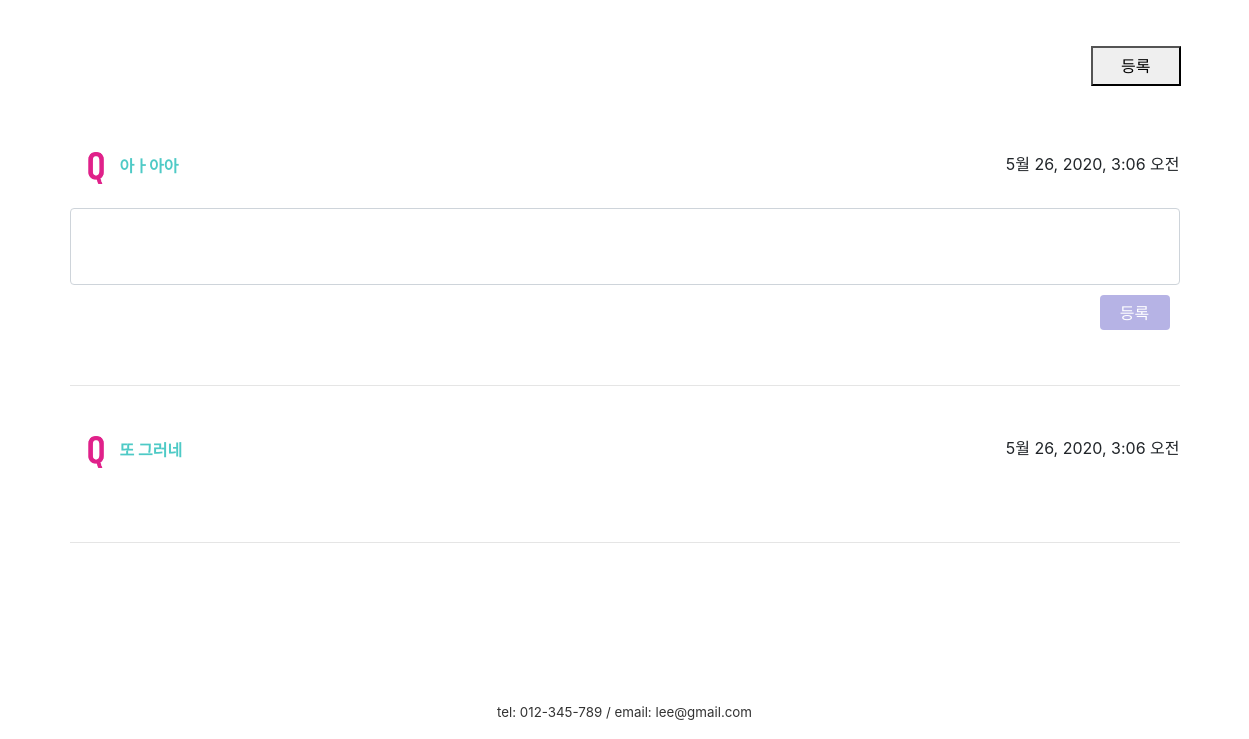
/product/36/create_answer/ (lower part), run on an earlier commit of the app's database.
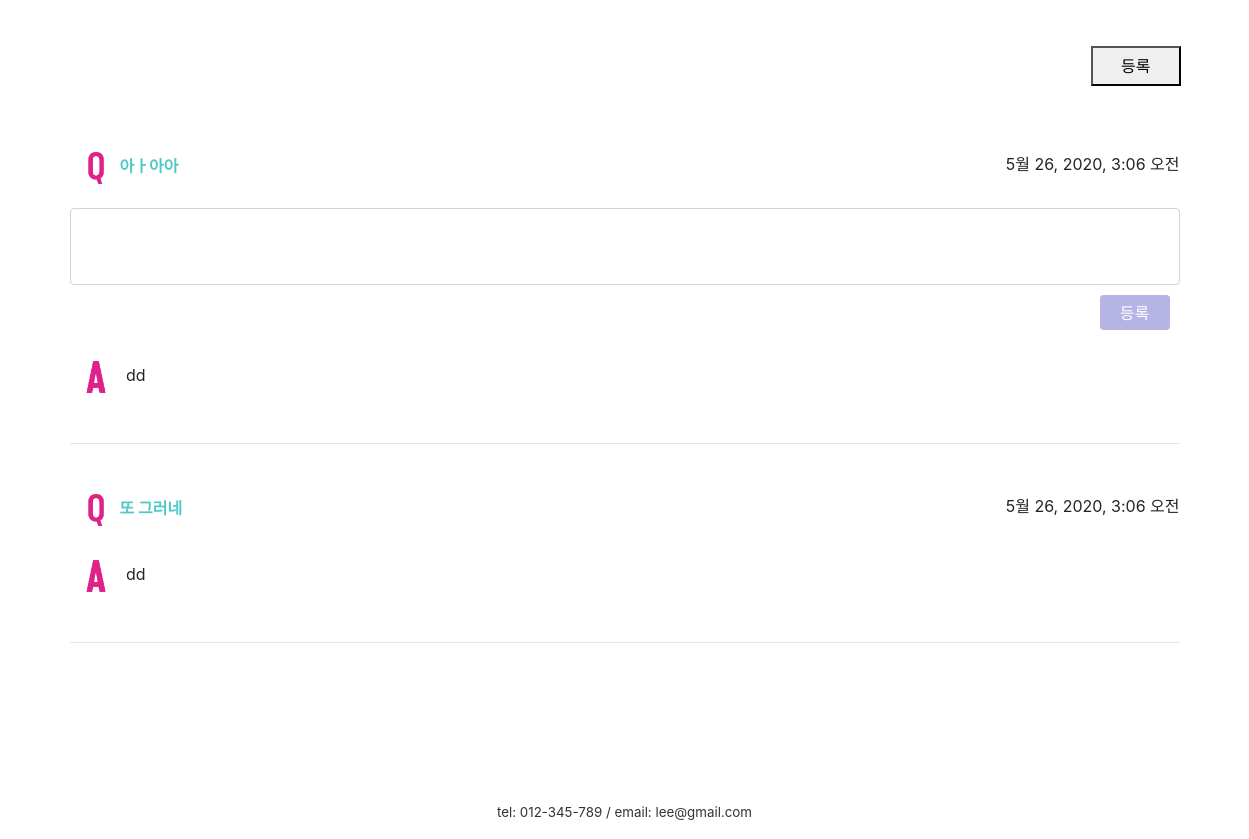
And on a later commit of the database.
### firstApp/models.py (models this page shows, shortened)
class ClassQna(models.Model):
    question = models.TextField()
    author = models.ForeignKey(settings.AUTH_USER_MODEL, on_delete=models.CASCADE, default=1)
    inClass = models.ForeignKey('firstApp.Class', on_delete=models.CASCADE, default=1, related_name='qna_class')
    created_date = models.DateTimeField(default=timezone.now)

class ClassAnswer(models.Model):
    answer = models.TextField()
    author = models.ForeignKey(settings.AUTH_USER_MODEL, on_delete=models.CASCADE, default=1)
    inClass = models.ForeignKey('firstApp.Class', on_delete=models.CASCADE, default=1, related_name='anw_class')
    inQuestion = models.ForeignKey('firstApp.ClassQna', on_delete=models.CASCADE, default=1, related_name='answer_class')
    created_date = models.DateTimeField(default=timezone.now)

### firstApp/views.py (the view)
# urls.py: path('product/<int:pk>/create_answer/', views.create_answer, name='create_answer'),
def create_answer(request, pk):
    parent_question = get_object_or_404(ClassQna, pk=pk)
    class_detail = get_object_or_404(Class, pk=parent_question.inClass.pk)
    if request.method == 'POST':
        form = AnswerForm(request.POST)
        if form.is_valid():
            answer = form.save(commit=False)
            answer.inClass = class_detail
            answer.inQuestion = parent_question
            answer.author = User.objects.get(username=request.user.get_username())
            answer.save()
        return HttpResponseRedirect("/product/{}".format(class_detail.id))
    else:
        form = AnswerForm()
    return render(request, 'firstApp/create_answer.html',
                  {'class_detail': class_detail, 'form': form, 'parent_question': parent_question}
                  )

### firstApp/forms.py
class AnswerForm(forms.ModelForm):
    class Meta:
        model = ClassAnswer
        fields = ['answer']
        widgets = {
            'answer': forms.Textarea(
                attrs={'class': 'form-control', 'style': 'width: 100%; height:10%; resize:none;'})
        }

### firstApp/models.py (called while the page is built)
    def __str__(self):
        return self.name

    def __str__(self):
        return self.name

    def __str__(self):
        return self.name

    def __str__(self):
        return self.name

### firstApp/templates/firstApp/create_answer.html (shortened to what this page needs)
{% extends 'firstApp/base.html'%}
{% load static %}
{% block content %}
<link rel="stylesheet" href="{% static 'css/product_custom.css' %}">
<div class="container">
    <div class="category-tab shop-details-tab">
    <div class="tab-content">
     <div class="tab-pane active" id="reviews" >
		<div class="more-container">
            {% if user != class_detail.author %}
            <form method="POST" class="post-form">
            <br>
            <button type="submit" class="review-button">등록</button>
            </form>
            {% endif %}
             {% for qna in class_detail.qna_class.all %}
        <div class="comment">
            <div class="product-review-date">
                {{ qna.created_date }}
            </div>
            <img class="product-q-img" src="{% static 'image\q.png' %}"><div class="product-question">{{ qna.question }}</div>
                        {% if qna.pk == parent_question.pk %}
                        <form method="POST" class="post-form">
                            {{ form.answer }}
                            <button style="margin-top:10px; margin-right:10px; " type="submit" class="btn btn-primary comment_submit answer-button">등록</button>
                        </form>
            {% endif %}
            {% for answer in qna.answer_class.all %}
             {% if answer.answer %}
            <div class="product-answer"><img class="product-q-img" src="{% static 'image\a.png' %}">
                <span>
                    {{ answer.answer }}
                    {% endif %}
                    {% endfor %}
                </span>
            </div>
        </div>
        <div class="product-review-hr"><hr></div>
    {% endfor %}
        </div>
    </div>
  </div>
</div>
</div>
{% endblock content%}

What changed in the data, as far as the page shows it:
added ClassAnswer: answer "dd", shown under ClassQna "아ㅏ아아"
added ClassAnswer: answer "dd", shown under ClassQna "또 그러네"
